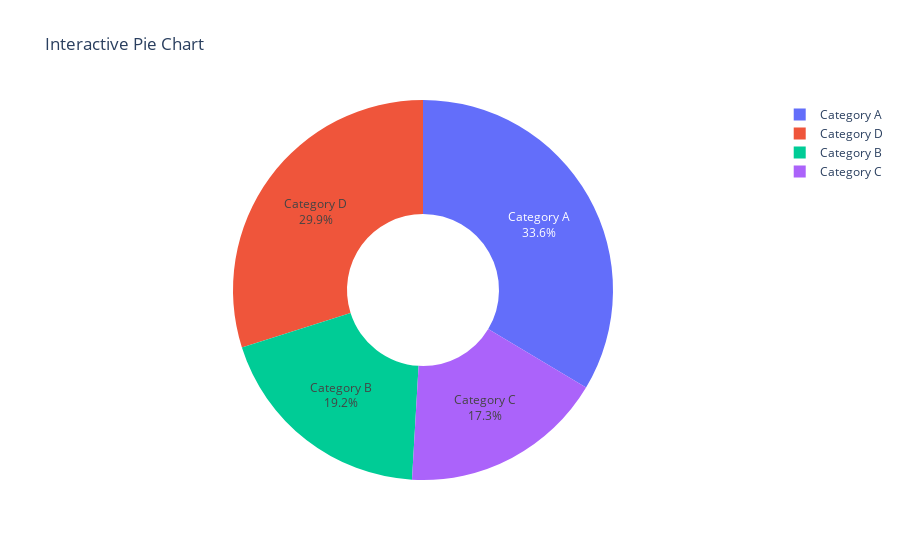

Notebook code for this chart:
### Markdown cell above
#### Q21. Using Plotly, create an interactive pie chart of randomly generated data, add labels and percentages, set the title as 'Interactive Pie Chart'.

### Code cell
import numpy as np
import plotly.graph_objs as go

categories = ['Category A', 'Category B', 'Category C', 'Category D']
data = np.random.randint(1, 100, size=len(categories))

# Calculate percentages
# total = np.sum(data)
# percentages = np.round((data / total) * 100, 1)

#Create Pie chart
fig = go.Figure(data=[go.Pie(labels=categories, values=data, hole =0.4, textinfo='label+percent', hoverinfo='label+percent')])

fig.update_layout(title='Interactive Pie Chart', showlegend=True)

fig.show()

### Figure 1 — Plotly figure (JSON) as saved in the notebook; plotly's stock layout.template omitted (floating-point values rounded to 4 significant figures)
{"data": [{"hole": 0.4, "hoverinfo": "label+percent", "labels": ["Category A", "Category B", "Category C", "Category D"], "textinfo": "label+percent", "type": "pie", "values": [91, 52, 47, 81]}], "layout": {"showlegend": true, "title": {"text": "Interactive Pie Chart"}}}
